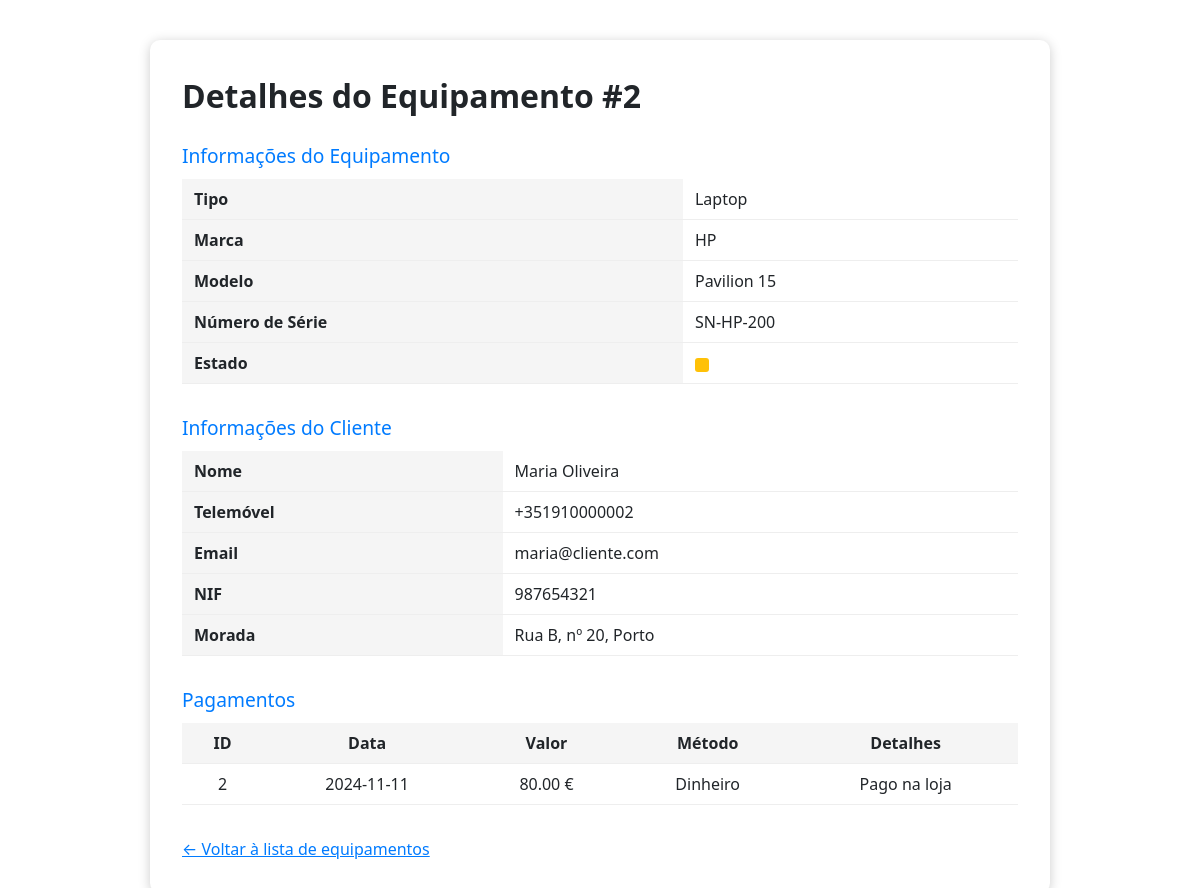
The page /detalhe_equipamento.php?id=2 on the database its author committed.
### tables this page shows
CREATE TABLE `equipamentos` (
  `idEquipamento` int(11) NOT NULL,
  `idCliente` int(11) NOT NULL,
  `tipo` varchar(50) DEFAULT NULL,
  `marca` varchar(50) DEFAULT NULL,
  `modelo` varchar(50) DEFAULT NULL,
  `numeroSerie` varchar(100) DEFAULT NULL
);

CREATE TABLE `clientes` (
  `idCliente` int(11) NOT NULL,
  `nome` varchar(100) NOT NULL,
  `telemovel` varchar(20) DEFAULT NULL,
  `email` varchar(100) DEFAULT NULL,
  `nif` varchar(20) DEFAULT NULL,
  `morada` varchar(255) DEFAULT NULL
);

CREATE TABLE `pagamentos` (
  `idPagamento` int(11) NOT NULL,
  `idReparacao` int(11) NOT NULL,
  `dataPagamento` date NOT NULL,
  `valorPago` decimal(10,2) NOT NULL,
  `metodoPagamento` varchar(50) DEFAULT NULL,
  `detalhes` text DEFAULT NULL,
  `idUser` int(11) DEFAULT NULL
);

### detalhe_equipamento.php (the view, shortened to what this page needs)
<?php
include_once 'db.php';
$idEquipamento = $_GET['id'] ?? null;
$sql = "SELECT e.*, c.nome AS cliente_nome, c.telemovel, c.email, c.nif, c.morada
        FROM equipamentos e
        JOIN clientes c ON e.idCliente = c.idCliente
        WHERE e.idEquipamento = ?";
$stmt = $conn->prepare($sql);
$stmt->bind_param("i", $idEquipamento);
$stmt->execute();
$equipamento = $stmt->get_result()->fetch_assoc();
$estadoClass = 'estado-em-analise';
$pagamentos = [];
$sqlPag = "SELECT p.*
        FROM pagamentos p
        JOIN reparacoes r ON p.idReparacao = r.idReparacao
        WHERE r.idEquipamento = ?";
$stmtPag = $conn->prepare($sqlPag);
$stmtPag->bind_param("i", $idEquipamento);
$stmtPag->execute();
$resPag = $stmtPag->get_result();
while ($row = $resPag->fetch_assoc()) {
    $pagamentos[] = $row;
}
?>
<!DOCTYPE html>
<html lang="pt">
<head>
    <link rel="stylesheet" href="css/styles.css">
</head>
<body>
    <div class="detalhe-container">
        <div class="detalhe-title">Detalhes do Equipamento #<?= htmlspecialchars($equipamento['idEquipamento']) ?></div>
        <div class="detalhe-section">
            <h2>Informações do Equipamento</h2>
            <table class="detalhe-table">
                <tr><th>Tipo</th><td><?= htmlspecialchars($equipamento['tipo']) ?></td></tr>
                <tr><th>Marca</th><td><?= htmlspecialchars($equipamento['marca']) ?></td></tr>
                <tr><th>Modelo</th><td><?= htmlspecialchars($equipamento['modelo']) ?></td></tr>
                <tr><th>Número de Série</th><td><?= htmlspecialchars($equipamento['numeroSerie']) ?></td></tr>
                <tr>
                    <th>Estado</th>
                    <td>
                        <span class="estado-box <?= $estadoClass; ?>"></span>
                    </td>
                </tr>
            </table>
        </div>
        <div class="detalhe-section">
            <h2>Informações do Cliente</h2>
            <table class="detalhe-table">
                <tr><th>Nome</th><td><?= htmlspecialchars($equipamento['cliente_nome']) ?></td></tr>
                <tr><th>Telemóvel</th><td><?= htmlspecialchars($equipamento['telemovel']) ?></td></tr>
                <tr><th>Email</th><td><?= htmlspecialchars($equipamento['email']) ?></td></tr>
                <tr><th>NIF</th><td><?= htmlspecialchars($equipamento['nif']) ?></td></tr>
                <tr><th>Morada</th><td><?= htmlspecialchars($equipamento['morada']) ?></td></tr>
            </table>
        </div>
        <div class="detalhe-section">
            <h2>Pagamentos</h2>
            <?php if (count($pagamentos)): ?>
                <table class="detalhe-table pagamentos-table">
                    <tr>
                        <th>ID</th>
                        <th>Data</th>
                        <th>Valor</th>
                        <th>Método</th>
                        <th>Detalhes</th>
                    </tr>
                    <?php foreach ($pagamentos as $pag): ?>
                        <tr>
                            <td><?= htmlspecialchars($pag['idPagamento']) ?></td>
                            <td><?= htmlspecialchars($pag['dataPagamento']) ?></td>
                            <td><?= htmlspecialchars($pag['valorPago']) ?> €</td>
                            <td><?= htmlspecialchars($pag['metodoPagamento']) ?></td>
                            <td><?= htmlspecialchars($pag['detalhes']) ?></td>
                        </tr>
                    <?php endforeach; ?>
                </table>
            <?php else: ?>
                <p>Nenhum pagamento registado.</p>
            <?php endif; ?>
        </div>
        <a href="tables.php" style="color:#007bff; text-decoration:underline;">&larr; Voltar à lista de equipamentos</a>
    </div>
</body>
</html>

### detalhe_equipamento.php (style rules this page uses)
.detalhe-container { max-width: 900px; margin: 40px auto; background: #fff; border-radius: 10px; box-shadow: 0 2px 12px #ccc; padding: 32px; }
.detalhe-title { font-size: 2rem; font-weight: bold; margin-bottom: 24px; }
.detalhe-section { margin-bottom: 32px; }
.detalhe-section h2 { font-size: 1.2rem; color: #007bff; margin-bottom: 12px; }
.detalhe-table { width: 100%; border-collapse: collapse; margin-bottom: 16px; }
.detalhe-table th, .detalhe-table td { padding: 8px 12px; border-bottom: 1px solid #eee; text-align: left; }
.detalhe-table th { background: #f5f5f5; }
.pagamentos-table th, .pagamentos-table td { text-align: center; }
.estado-box { display: inline-block; width: 14px; height: 14px; border-radius: 3px; margin-right: 8px; vertical-align: middle; }
.estado-em-analise { background: #ffc107; }

### rows shown on the page
equipamentos: idEquipamento "2", tipo "Laptop", marca "HP", modelo "Pavilion 15", numeroSerie "SN-HP-200", idCliente.nome "Maria Oliveira", idCliente.telemovel "+351910000002", idCliente.email "maria@cliente.com", idCliente.nif "987654321", idCliente.morada "Rua B, nº 20, Porto"
pagamentos: idPagamento "2", dataPagamento "2024-11-11", valorPago "80.00", metodoPagamento "Dinheiro", detalhes "Pago na loja"
